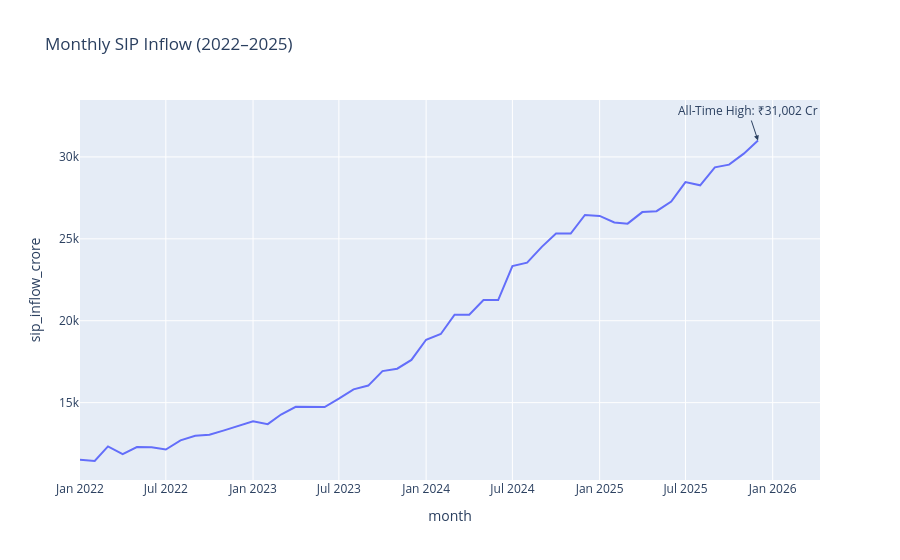

The notebook cell this image was saved under:
### Markdown cell above
## *SIP inflow time-series - Plotly Line Chart*

### Code cell
sip['month'] = pd.to_datetime(sip['month'], format='%Y-%m')

fig = px.line(sip, x='month', y='sip_inflow_crore', title='Monthly SIP Inflow (2022–2025)')

peak = sip.loc[sip['sip_inflow_crore'].idxmax()]

fig.add_annotation(
    x=peak['month'].strftime('%Y-%m-%d'),   #convert Timestamp to string
    y=peak['sip_inflow_crore'],
    text=f"All-Time High: ₹{peak['sip_inflow_crore']:,} Cr",
    showarrow=True, arrowhead=2
)
fig.show()
fig.write_image("sip_trend.png")

### Figure 1 — Plotly figure (JSON) as saved in the notebook; plotly's stock layout.template omitted (floating-point values rounded to 4 significant figures)
{"data": [{"hovertemplate": "month=%{x}<br>sip_inflow_crore=%{y}<extra></extra>", "legendgroup": "", "line": {"color": "#636efa", "dash": "solid"}, "marker": {"symbol": "circle"}, "mode": "lines", "name": "", "orientation": "v", "showlegend": false, "type": "scatter", "x": ["2022-01-01T00:00:00", "2022-02-01T00:00:00", "2022-03-01T00:00:00", "2022-04-01T00:00:00", "2022-05-01T00:00:00", "2022-06-01T00:00:00", "2022-07-01T00:00:00", "2022-08-01T00:00:00", "2022-09-01T00:00:00", "2022-10-01T00:00:00", "2022-11-01T00:00:00", "2022-12-01T00:00:00", "2023-01-01T00:00:00", "2023-02-01T00:00:00", "2023-03-01T00:00:00", "2023-04-01T00:00:00", "2023-05-01T00:00:00", "2023-06-01T00:00:00", "2023-07-01T00:00:00", "2023-08-01T00:00:00", "2023-09-01T00:00:00", "2023-10-01T00:00:00", "2023-11-01T00:00:00", "2023-12-01T00:00:00", "2024-01-01T00:00:00", "2024-02-01T00:00:00", "2024-03-01T00:00:00", "2024-04-01T00:00:00", "2024-05-01T00:00:00", "2024-06-01T00:00:00", "2024-07-01T00:00:00", "2024-08-01T00:00:00", "2024-09-01T00:00:00", "2024-10-01T00:00:00", "2024-11-01T00:00:00", "2024-12-01T00:00:00", "2025-01-01T00:00:00", "2025-02-01T00:00:00", "2025-03-01T00:00:00", "2025-04-01T00:00:00", "2025-05-01T00:00:00", "2025-06-01T00:00:00", "2025-07-01T00:00:00", "2025-08-01T00:00:00", "2025-09-01T00:00:00", "2025-10-01T00:00:00", "2025-11-01T00:00:00", "2025-12-01T00:00:00"], "xaxis": "x", "y": [11517, 11438, 12328, 11863, 12286, 12276, 12140, 12694, 12976, 13040, 13306, 13573, 13856, 13687, 14276, 14749, 14749, 14734, 15245, 15814, 16042, 16928, 17073, 17610, 18838, 19187, 20371, 20371, 21262, 21262, 23332, 23547, 24509, 25323, 25320, 26459, 26400, 25999, 25926, 26632, 26688, 27274, 28464, 28265, 29361, 29529, 30200, 31002], "yaxis": "y"}], "layout": {"annotations": [{"arrowhead": 2, "showarrow": true, "text": "All-Time High: ₹31,002 Cr", "x": "2025-12-01", "y": 31002}], "legend": {"tracegroupgap": 0}, "title": {"text": "Monthly SIP Inflow (2022–2025)"}, "xaxis": {"anchor": "y", "domain": [0, 1], "title": {"text": "month"}}, "yaxis": {"anchor": "x", "domain": [0, 1], "title": {"text": "sip_inflow_crore"}}}}
